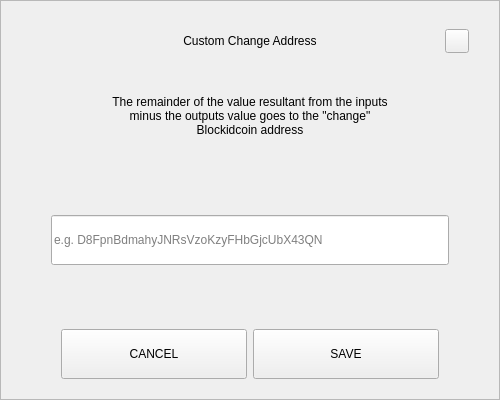
<?xml version="1.0" encoding="UTF-8"?>
<ui version="4.0">
 <class>SendChangeAddressDialog</class>
 <widget class="QDialog" name="SendChangeAddressDialog">
  <property name="geometry">
   <rect>
    <x>0</x>
    <y>0</y>
    <width>500</width>
    <height>400</height>
   </rect>
  </property>
  <property name="windowTitle">
   <string>Dialog</string>
  </property>
  <layout class="QVBoxLayout" name="verticalLayout">
   <property name="spacing">
    <number>0</number>
   </property>
   <property name="leftMargin">
    <number>0</number>
   </property>
   <property name="topMargin">
    <number>0</number>
   </property>
   <property name="rightMargin">
    <number>0</number>
   </property>
   <property name="bottomMargin">
    <number>0</number>
   </property>
   <item>
    <widget class="QFrame" name="frame">
     <property name="styleSheet">
      <string notr="true"/>
     </property>
     <property name="frameShape">
      <enum>QFrame::StyledPanel</enum>
     </property>
     <property name="frameShadow">
      <enum>QFrame::Raised</enum>
     </property>
     <layout class="QVBoxLayout" name="verticalLayout_2" stretch="0,0,0,0,0,0,0">
      <property name="spacing">
       <number>0</number>
      </property>
      <property name="leftMargin">
       <number>30</number>
      </property>
      <property name="topMargin">
       <number>20</number>
      </property>
      <property name="rightMargin">
       <number>30</number>
      </property>
      <property name="bottomMargin">
       <number>20</number>
      </property>
      <item>
       <layout class="QHBoxLayout" name="horizontalLayout_3">
        <property name="spacing">
         <number>0</number>
        </property>
        <item>
         <spacer name="horizontalSpacer_2">
          <property name="orientation">
           <enum>Qt::Horizontal</enum>
          </property>
          <property name="sizeHint" stdset="0">
           <size>
            <width>40</width>
            <height>20</height>
           </size>
          </property>
         </spacer>
        </item>
        <item>
         <widget class="QLabel" name="labelTitle">
          <property name="minimumSize">
           <size>
            <width>0</width>
            <height>40</height>
           </size>
          </property>
          <property name="maximumSize">
           <size>
            <width>16777215</width>
            <height>40</height>
           </size>
          </property>
          <property name="styleSheet">
           <string notr="true">padding-left:24px;</string>
          </property>
          <property name="text">
           <string>Custom Change Address</string>
          </property>
          <property name="alignment">
           <set>Qt::AlignCenter</set>
          </property>
          <property name="margin">
           <number>7</number>
          </property>
         </widget>
        </item>
        <item>
         <spacer name="horizontalSpacer">
          <property name="orientation">
           <enum>Qt::Horizontal</enum>
          </property>
          <property name="sizeHint" stdset="0">
           <size>
            <width>40</width>
            <height>20</height>
           </size>
          </property>
         </spacer>
        </item>
        <item>
         <widget class="QPushButton" name="btnEsc">
          <property name="minimumSize">
           <size>
            <width>24</width>
            <height>24</height>
           </size>
          </property>
          <property name="maximumSize">
           <size>
            <width>24</width>
            <height>24</height>
           </size>
          </property>
          <property name="focusPolicy">
           <enum>Qt::NoFocus</enum>
          </property>
          <property name="text">
           <string/>
          </property>
         </widget>
        </item>
       </layout>
      </item>
      <item>
       <spacer name="verticalSpacer_2">
        <property name="orientation">
         <enum>Qt::Vertical</enum>
        </property>
        <property name="sizeType">
         <enum>QSizePolicy::Fixed</enum>
        </property>
        <property name="sizeHint" stdset="0">
         <size>
          <width>20</width>
          <height>20</height>
         </size>
        </property>
       </spacer>
      </item>
      <item alignment="Qt::AlignHCenter">
       <widget class="QLabel" name="labelMessage">
        <property name="minimumSize">
         <size>
          <width>0</width>
          <height>70</height>
         </size>
        </property>
        <property name="text">
         <string>The remainder of the value resultant from the inputs minus the outputs value goes to the &quot;change&quot; Blockidcoin address</string>
        </property>
        <property name="alignment">
         <set>Qt::AlignCenter</set>
        </property>
        <property name="wordWrap">
         <bool>true</bool>
        </property>
       </widget>
      </item>
      <item>
       <spacer name="verticalSpacer_3">
        <property name="orientation">
         <enum>Qt::Vertical</enum>
        </property>
        <property name="sizeHint" stdset="0">
         <size>
          <width>20</width>
          <height>40</height>
         </size>
        </property>
       </spacer>
      </item>
      <item>
       <layout class="QHBoxLayout" name="horizontalLayout_2">
        <property name="spacing">
         <number>0</number>
        </property>
        <property name="leftMargin">
         <number>20</number>
        </property>
        <property name="rightMargin">
         <number>20</number>
        </property>
        <item>
         <widget class="QLineEdit" name="lineEditAddress">
          <property name="minimumSize">
           <size>
            <width>0</width>
            <height>50</height>
           </size>
          </property>
          <property name="placeholderText">
           <string notr="true">e.g. D8FpnBdmahyJNRsVzoKzyFHbGjcUbX43QN</string>
          </property>
         </widget>
        </item>
       </layout>
      </item>
      <item>
       <spacer name="verticalSpacer">
        <property name="orientation">
         <enum>Qt::Vertical</enum>
        </property>
        <property name="sizeHint" stdset="0">
         <size>
          <width>20</width>
          <height>40</height>
         </size>
        </property>
       </spacer>
      </item>
      <item>
       <layout class="QHBoxLayout" name="horizontalLayout" stretch="2,2">
        <property name="spacing">
         <number>6</number>
        </property>
        <property name="leftMargin">
         <number>30</number>
        </property>
        <property name="rightMargin">
         <number>30</number>
        </property>
        <item>
         <widget class="QPushButton" name="btnCancel">
          <property name="minimumSize">
           <size>
            <width>180</width>
            <height>50</height>
           </size>
          </property>
          <property name="focusPolicy">
           <enum>Qt::NoFocus</enum>
          </property>
          <property name="text">
           <string>CANCEL</string>
          </property>
         </widget>
        </item>
        <item>
         <widget class="QPushButton" name="btnSave">
          <property name="minimumSize">
           <size>
            <width>180</width>
            <height>50</height>
           </size>
          </property>
          <property name="focusPolicy">
           <enum>Qt::NoFocus</enum>
          </property>
          <property name="text">
           <string>SAVE</string>
          </property>
         </widget>
        </item>
       </layout>
      </item>
     </layout>
    </widget>
   </item>
  </layout>
 </widget>
 <resources/>
 <connections/>
</ui>
